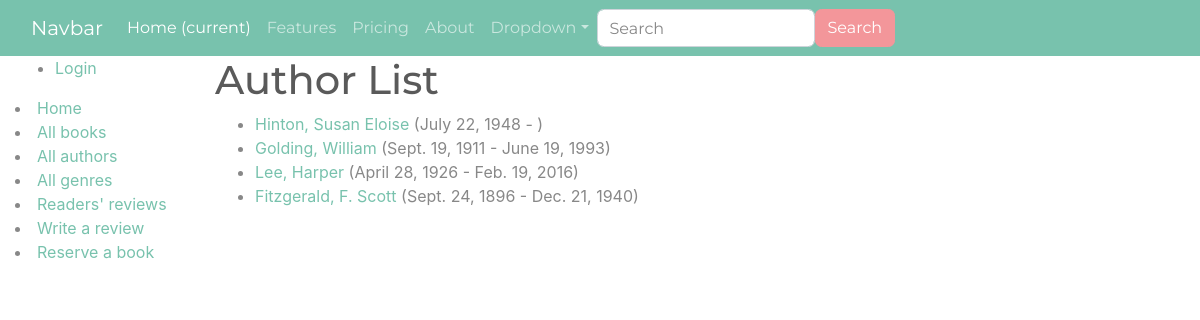
The app's page /catalog/authors/, older data.
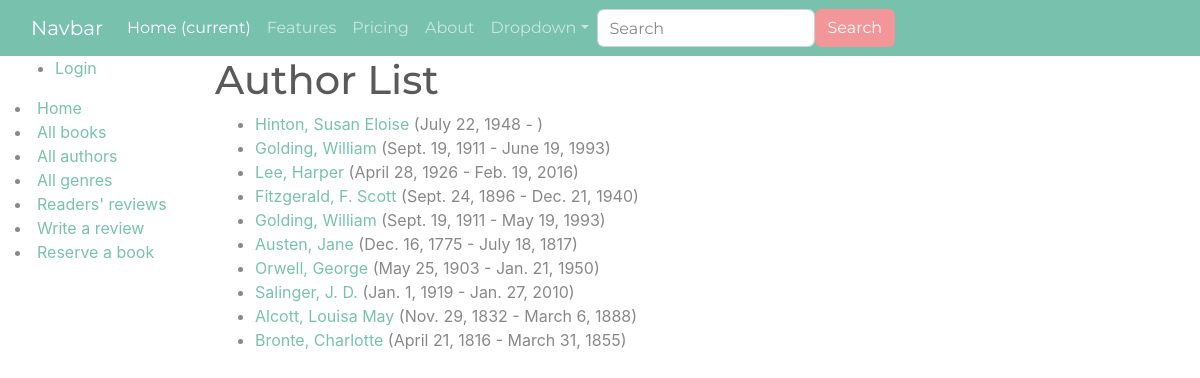
The same page, newer data.
### catalog/models.py (models this page shows)
class Author(models.Model):
    first_name = models.CharField(max_length=100, )
    last_name = models.CharField(max_length=100)
    date_of_birth = models.DateField(null=True, blank=True, verbose_name="DOB")
    date_of_death = models.DateField('Died', null=True, blank=True)
    def get_absolute_url(self):
        return reverse('author-detail', args=[str(self.id)])
    def __str__(self):
        return f'{self.last_name}, {self.first_name}'

### catalog/views.py (the view)
# urls.py: path('authors/', views.AuthorListView.as_view(), name='authors'),
class AuthorListView(generic.ListView):
    model = Author
    context_object_name = 'author_list'
    queryset = Author.objects.all()
    template_name ='author_list.html'
    paginate_by = 10

### catalog/templates/author_list.html
{% extends "site_base.html" %}
{% block content %}
<h1>Author List</h1>
{% if author_list %}
  <ul>
  {% for author in author_list %}
    <li>
      <a href="{{ author.get_absolute_url }}">
      {{ author }}
      </a>
      ({{author.date_of_birth}} - {% if author.date_of_death %}{{author.date_of_death}}{% endif %})
    </li>
  {% endfor %}
 </ul>
{% else %}
  <p>There are no authors available.</p>
{% endif %}
{% endblock %}

### catalog/templates/site_base.html (shortened to what this page needs)
<!DOCTYPE html>
<html lang="en">
<head>
  <link rel="stylesheet" href="https://cdn.jsdelivr.net/npm/bootstrap@4.5.3/dist/css/bootstrap.min.css">
  {% load static %}
  <link rel="stylesheet"
</head>
<link rel="stylesheet" href="https://cdn.jsdelivr.net/npm/bootswatch@4.5.2/dist/minty/bootstrap.min.css">
<nav class="navbar navbar-expand-lg navbar-dark bg-primary">
  <div class="container-fluid">
    <a class="navbar-brand" href=" ">Navbar</a>
    <div class="collapse navbar-collapse" id="navbarColor01">
      <ul class="navbar-nav me-auto">
        <li class="nav-item">
          <a class="nav-link active" href="#">Home
            <span class="visually-hidden">(current)</span>
          </a>
        </li>
        <li class="nav-item">
          <a class="nav-link" href="#">Features</a>
        </li>
        <li class="nav-item">
          <a class="nav-link" href="#">Pricing</a>
        </li>
        <li class="nav-item">
          <a class="nav-link" href="#">About</a>
        </li>
        <li class="nav-item dropdown">
          <a class="nav-link dropdown-toggle" data-bs-toggle="dropdown" href="#" role="button" aria-haspopup="true" aria-expanded="false">Dropdown</a>
        </li>
      </ul>
      <form class="d-flex">
        <input class="form-control me-sm-2" type="text" placeholder="Search">
        <button class="btn btn-secondary my-2 my-sm-0" type="submit">Search</button>
      </form>
    </div>
  </div>
</nav>
<body>
  <div class="container-fluid">
    <div class="row">
      <div class="col-sm-2">
      {% block sidebar %}
        <ul class="sidebar-nav">
   {% if user.is_authenticated %}
     <li>User: {{ user.get_username }}</li>
     <li><a href="{% url 'my-borrowed' %}">My Borrowed Books</a></li>
     <li><a href="{% url 'logout'%}?next={{request.path}}">Logout</a></li>
   {% else %}
     <li><a href="{% url 'login'%}?next={{request.path}}">Login</a></li>
   {% endif %}
  </ul>
          <li><a href="{% url 'index' %}">Home</a></li>
          <li><a href="{% url 'books' %}">All books</a></li>
          <li><a href="{% url 'authors' %}">All authors</a></li>
          <li><a href="{% url 'genre-list' %}">All genres</a></li>
          <li><a href="{% url 'review-list' %}">Readers' reviews</a></li>
          <li><a href="{% url 'add-review' %}">Write a review</a></li>
           <li><a href="{% url 'reserve' %}">Reserve a book</a></li>
     {% endblock %}
      </div>
      <div class="col-sm-10 ">{% block content %}{% endblock %}</div>
    </div>
  </div>
</body>
</html>

Row changes from the older to the newer data that the page shows:
added Author: last_name+first_name "Golding, William", date_of_birth "Sept. 19, 1911", date_of_death "May 19, 1993"
added Author: last_name+first_name "Austen, Jane", date_of_birth "Dec. 16, 1775", date_of_death "July 18, 1817"
added Author: last_name+first_name "Orwell, George", date_of_birth "May 25, 1903", date_of_death "Jan. 21, 1950"
added Author: last_name+first_name "Salinger, J. D.", date_of_birth "Jan. 1, 1919", date_of_death "Jan. 27, 2010"
added Author: last_name+first_name "Alcott, Louisa May", date_of_birth "Nov. 29, 1832", date_of_death "March 6, 1888"
added Author: last_name+first_name "Bronte, Charlotte", date_of_birth "April 21, 1816", date_of_death "March 31, 1855"
